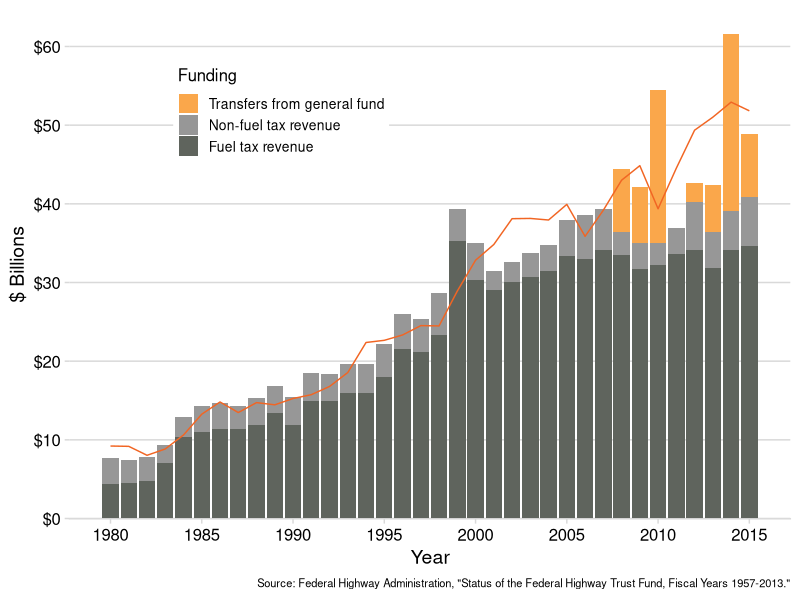
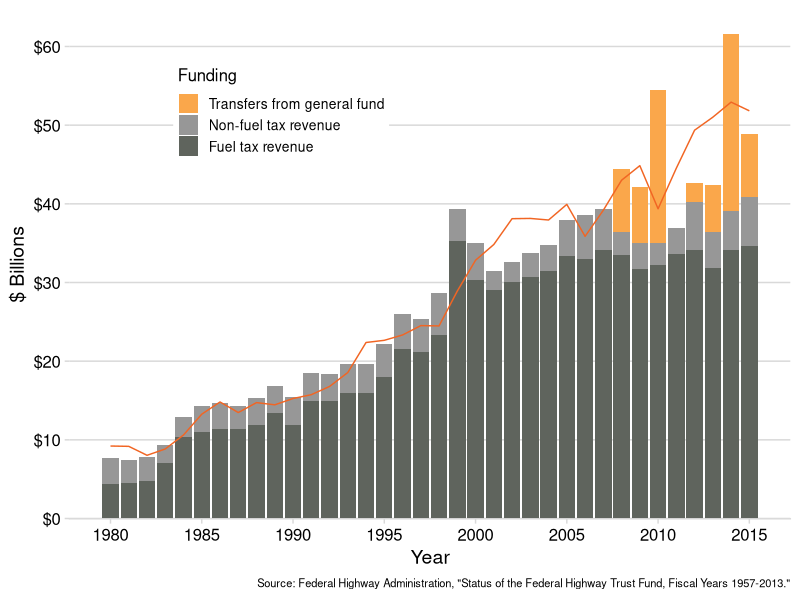

These charts were generated, in order, by the following R code:
# Author: John Paul Helveston
# Date: First written on Monday, August 28, 2017
#
# To generate the plots in the "plots" folder, go back and follow the
# instructions in the "README.md" file in the parent directory.
#
# Description:
# Federal highway fund revenues and expenditures in real dollars from 
# 1980 to 2015.

# For details on data sources, see the "data_source.txt" file

library(tidyverse)
library(cowplot)

# --------------------------------------------------------------------------

# Import data for plotting
plotData <- read_csv(file.path('usHighwayFund', 'data', 'plotData.csv'))
revenueData <- plotData %>%
    gather(type, revenue, fuelRev:transfers) %>%
    select(year, type, revenue) %>% 
    mutate(
        type = fct_relevel(type, 
        c('transfers', 'nonFuelRev', 'fuelRev')),
        type = fct_recode(type, 
        "Fuel tax revenue" = "fuelRev", 
        "Non-fuel tax revenue" = "nonFuelRev",
        "Transfers from general fund" = "transfers"))
expenditureData <- plotData[c('year', 'expenditures')]

# Set plot colors
yellow <- '#faa74b'
lightgray <- '#979797'
gray <- '#5f645d'
lineColor <- 
plotColors <- c('#faa74b', '#979797', '#5f645d')

# Plot 1
usHighwayFund <- ggplot(revenueData,
    aes(x = year, y = revenue)) +
    geom_col(aes(fill = type)) +
    geom_line(data = expenditureData, aes(x=year, y=expenditures),
        color = '#f16523') +
    scale_fill_manual(values = plotColors) +
    scale_x_continuous(breaks = seq(1980, 2015, 5)) +
    scale_y_continuous(
        breaks = seq(0, 60, 10), labels = scales::dollar,
        expand = expand_scale(mult = c(0, 0.05))) +
    theme_minimal_hgrid() +
    theme(legend.position = c(0.15, 0.8),
          legend.background = element_rect(
          fill = 'white', color = 'white', size = 3),
          legend.text = element_text(size = 10),
          legend.title = element_text(size = 12), 
          plot.caption = element_text(size = 8)) +
    labs(x = 'Year', 
         y = '$ Billions', 
         fill = 'Funding',
         caption = 'Source: Federal Highway Administration, "Status of the Federal Highway Trust Fund, Fiscal Years 1957-2013."') 

ggsave(file.path('usHighwayFund', 'plots', 'usHighwayFund.pdf'),
       usHighwayFund, width=7, height=5)

ggsave(file.path('usHighwayFund', 'plots', 'usHighwayFund.png'),
       usHighwayFund, width=7, height=5)
